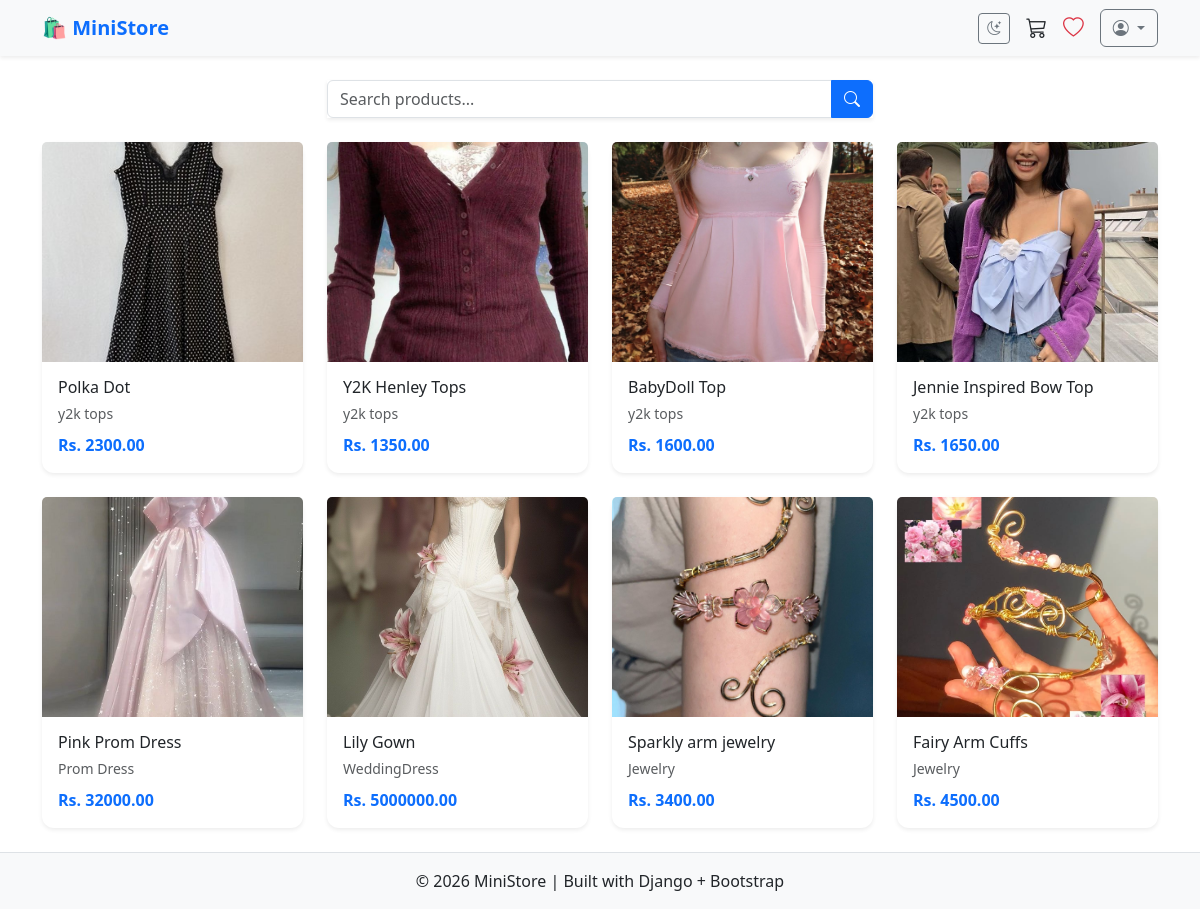
The app's page / (signed in) with its own data.
### ministore/models.py (models this page shows, shortened)
class Product(models.Model):
    category = models.ForeignKey(Category,on_delete=models.CASCADE)
    name = models.CharField(max_length=200)
    description = models.TextField()
    stock = models.PositiveBigIntegerField(default=0)
    price = models.DecimalField(max_digits=10,decimal_places=2)
    image = models.ImageField(upload_to="products/")
    created_at = models.DateTimeField(auto_now_add=True,null=True,blank=True)

class Category(models.Model):
    name = models.CharField(max_length=200)
    def __str__(self):
        return self.name
    class Meta:
        verbose_name = "category"
        verbose_name_plural = 'Categories'

### ministore/views.py (the view)
# urls.py: path("", views.ProductListView.as_view(), name="product-list"),
class ProductListView(ListView):
    model = Product
    template_name = "product_list.html"
    context_object_name = "products"
    def get_queryset(self):
        queryset = Product.objects.all().order_by("-created_at")
        query = self.request.GET.get("q")
        if query:
            queryset = queryset.filter(
                Q(name__icontains=query)|
                Q(category__name__icontains=query)
            )
        return queryset

### ministore/context_processors.py (called while the page is built)
def cart_item_count(request):
    cart = request.session.get("cart", {})  # get the cart from session
    total_quantity = sum(cart.values())     # sum all quantities
    return {"cart_count": total_quantity}   # send this to templates

def wishlist_count(request):
    wishlist = request.session.get("wishlist", [])
    return {"wishlist_count": len(wishlist)}

### templates/product_list.html (shortened to what this page needs)
{% extends "base.html" %}
{% block content %}
<div class="row mb-4">
  <div class="col-md-6 mx-auto">
    <form method="get" class="input-group shadow-sm">
      <input type="text" name="q" class="form-control" placeholder="Search products..."
             value="{{ request.GET.q }}">
      <button class="btn btn-primary">
        <i class="bi bi-search"></i>
      </button>
    </form>
  </div>
</div>
<div class="row row-cols-1 row-cols-md-3 row-cols-lg-4 g-4">
  {% for product in products %}
  <div class="col">
    <div class="card h-100 border-0 shadow-sm product-card">
      <div class="position-relative overflow-hidden">
        <a href="{% url 'product-detail' product.pk %}">
          <img src="{{ product.image.url }}"
               class="card-img-top product-img"
               alt="{{ product.name }}">
        </a>
      </div>
      <div class="card-body">
        <h6 class="card-title mb-1">
          <a href="{% url 'product-detail' product.pk %}"
             class="text-decoration-none text-dark">
             {{ product.name }}
          </a>
        </h6>
        <small class="text-muted">{{ product.category }}</small>
        <div class="d-flex justify-content-between align-items-center mt-2">
          <span class="fw-bold text-primary">Rs. {{ product.price }}</span>
        </div>
      </div>
    </div>
  </div>
  {% endfor %}
</div>
{% endblock content %}

### templates/base.html (style rules this page uses)
body { min-height: 100vh; display: flex; flex-direction: column; }

### templates/product_list.html (style rules this page uses)
.product-card { transition: all 0.3s ease; border-radius: 12px; }
.product-img { height: 220px; object-fit: cover; transition: transform 0.4s ease; }

### records on screen
Product: image (picture), name "Polka Dot", category "y2k tops", price "2300.00"
Product: image (picture), name "Y2K Henley Tops", category "y2k tops", price "1350.00"
Product: image (picture), name "BabyDoll Top", category "y2k tops", price "1600.00"
Product: image (picture), name "Jennie Inspired Bow Top", category "y2k tops", price "1650.00"
Product: image (picture), name "Pink Prom Dress", category "Prom Dress", price "32000.00"
Product: image (picture), name "Lily Gown", category "WeddingDress", price "5000000.00"
Product: image (picture), name "Sparkly arm jewelry", category "Jewelry", price "3400.00"
Product: image (picture), name "Fairy Arm Cuffs", category "Jewelry", price "4500.00"
